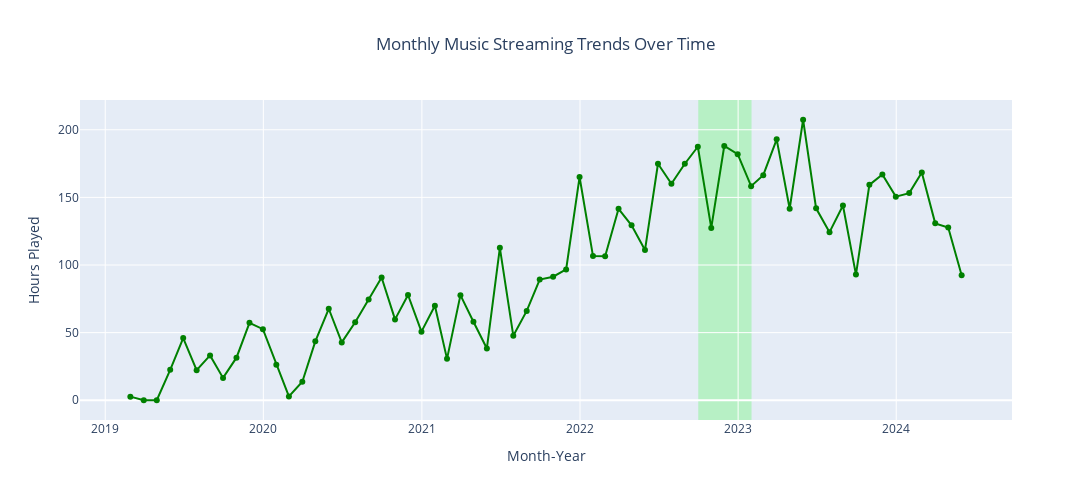

Notebook code for this chart:
### Markdown cell above
#### **Monthly `Music` Streaming Trend**

### Code cell
# Set 'ts' column as the index
indexed = spotify_music.set_index('ts', inplace=False)

# Resample the data on a monthly basis
streaming_trends = indexed.resample('M').sum()

# Create a line plot using Plotly Express
fig = px.line(streaming_trends, x=streaming_trends.index, y=(streaming_trends['ms_played'] / (1000 * 60 * 60)).round(2),
              labels={'ts': 'Month-Year', 'y': 'Hours Played'},
              title='Monthly Audio Streaming Trends Over Time',
              color_discrete_sequence=['green'], markers=True)

fig.add_vrect(x0="2022-10-01", x1="2023-02-01", fillcolor="rgba(0,255,0,0.2)", layer="below", line_width=0)

fig.update_layout(title=dict(text='Monthly Music Streaming Trends Over Time', x=0.5),
                  xaxis_title='Month-Year',
                  yaxis_title='Hours Played',
                  width=1100, height=500)
fig.show()

### Figure 1 — Plotly figure (JSON) as saved in the notebook; plotly's stock layout.template omitted (floating-point values rounded to 4 significant figures)
{"data": [{"hovertemplate": "Month-Year=%{x}<br>Hours Played=%{y}<extra></extra>", "legendgroup": "", "line": {"color": "green", "dash": "solid"}, "marker": {"symbol": "circle"}, "mode": "lines+markers", "name": "", "orientation": "v", "showlegend": false, "type": "scatter", "x": ["2019-02-28T00:00:00+00:00", "2019-03-31T00:00:00+00:00", "2019-04-30T00:00:00+00:00", "2019-05-31T00:00:00+00:00", "2019-06-30T00:00:00+00:00", "2019-07-31T00:00:00+00:00", "2019-08-31T00:00:00+00:00", "2019-09-30T00:00:00+00:00", "2019-10-31T00:00:00+00:00", "2019-11-30T00:00:00+00:00", "2019-12-31T00:00:00+00:00", "2020-01-31T00:00:00+00:00", "2020-02-29T00:00:00+00:00", "2020-03-31T00:00:00+00:00", "2020-04-30T00:00:00+00:00", "2020-05-31T00:00:00+00:00", "2020-06-30T00:00:00+00:00", "2020-07-31T00:00:00+00:00", "2020-08-31T00:00:00+00:00", "2020-09-30T00:00:00+00:00", "2020-10-31T00:00:00+00:00", "2020-11-30T00:00:00+00:00", "2020-12-31T00:00:00+00:00", "2021-01-31T00:00:00+00:00", "2021-02-28T00:00:00+00:00", "2021-03-31T00:00:00+00:00", "2021-04-30T00:00:00+00:00", "2021-05-31T00:00:00+00:00", "2021-06-30T00:00:00+00:00", "2021-07-31T00:00:00+00:00", "2021-08-31T00:00:00+00:00", "2021-09-30T00:00:00+00:00", "2021-10-31T00:00:00+00:00", "2021-11-30T00:00:00+00:00", "2021-12-31T00:00:00+00:00", "2022-01-31T00:00:00+00:00", "2022-02-28T00:00:00+00:00", "2022-03-31T00:00:00+00:00", "2022-04-30T00:00:00+00:00", "2022-05-31T00:00:00+00:00", "2022-06-30T00:00:00+00:00", "2022-07-31T00:00:00+00:00", "2022-08-31T00:00:00+00:00", "2022-09-30T00:00:00+00:00", "2022-10-31T00:00:00+00:00", "2022-11-30T00:00:00+00:00", "2022-12-31T00:00:00+00:00", "2023-01-31T00:00:00+00:00", "2023-02-28T00:00:00+00:00", "2023-03-31T00:00:00+00:00", "2023-04-30T00:00:00+00:00", "2023-05-31T00:00:00+00:00", "2023-06-30T00:00:00+00:00", "2023-07-31T00:00:00+00:00", "2023-08-31T00:00:00+00:00", "2023-09-30T00:00:00+00:00", "2023-10-31T00:00:00+00:00", "2023-11-30T00:00:00+00:00", "2023-12-31T00:00:00+00:00", "2024-01-31T00:00:00+00:00", "2024-02-29T00:00:00+00:00", "2024-03-31T00:00:00+00:00", "2024-04-30T00:00:00+00:00", "2024-05-31T00:00:00+00:00"], "xaxis": "x", "y": [2.68, 0, 0, 22.48, 45.99, 22.25, 33.13, 16.54, 31.49, 57.29, 52.55, 26.21, 2.79, 13.67, 43.57, 67.65, 42.79, 57.73, 74.41, 90.81, 59.79, 77.83, 50.72, 69.86, 30.6, 77.72, 58.03, 38.29, 112.7, 47.74, 66.05, 89.22, 91.34, 96.7, 165.1, 106.6, 106.5, 141.6, 129.3, 111.1, 174.9, 160.1, 174.9, 187.4, 127.5, 188.0, 181.9, 158.3, 166.4, 192.9, 141.6, 207.4, 141.9, 124.3, 144.0, 92.94, 159.3, 167.0, 150.6, 153.2, 168.4, 130.8, 127.8, 92.48], "yaxis": "y"}], "layout": {"height": 500, "legend": {"tracegroupgap": 0}, "shapes": [{"fillcolor": "rgba(0,255,0,0.2)", "layer": "below", "line": {"width": 0}, "type": "rect", "x0": "2022-10-01", "x1": "2023-02-01", "xref": "x", "y0": 0, "y1": 1, "yref": "y domain"}], "title": {"text": "Monthly Music Streaming Trends Over Time", "x": 0.5}, "width": 1100, "xaxis": {"anchor": "y", "domain": [0, 1], "title": {"text": "Month-Year"}}, "yaxis": {"anchor": "x", "domain": [0, 1], "title": {"text": "Hours Played"}}}}
